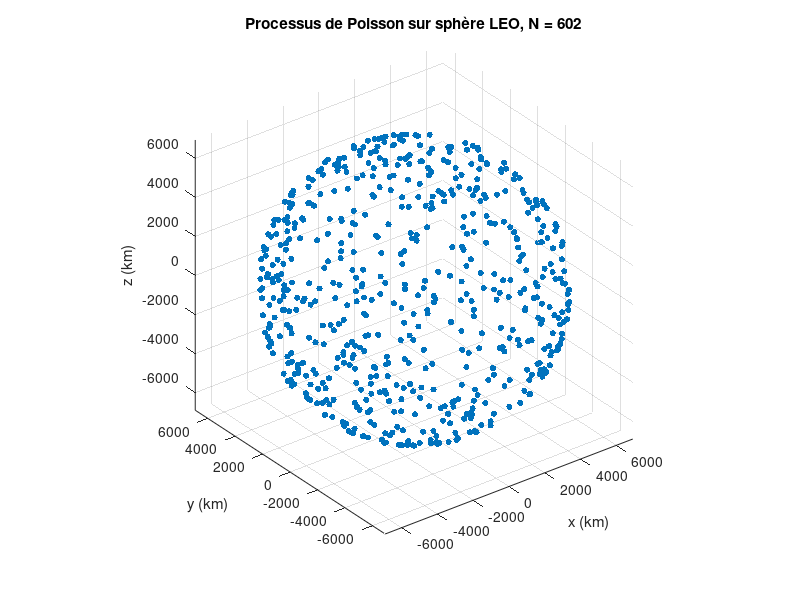

Write the MATLAB code that produced this figure.
clear; clc; close all;

% Paramètres
R_earth = 6371;     % km
h = 550;            % altitude LEO en km (exemple de Starlink)
R = R_earth + h;    % rayon orbital

lambda = 1e-6;      % intensité en satellites / km^2
surface_sphere = 4*pi*R^2;

% Nombre de satellites : processus de Poisson sur la sphère
N = poissrnd(lambda * surface_sphere);

% Tirage uniforme sur la sphère
u = rand(N,1);                  % uniforme sur [0,1]
phi = 2*pi*rand(N,1);            % longitude uniforme
theta = acos(1 - 2*u);           % colatitude corrigée

% Coordonnées cartésiennes
x = R * sin(theta) .* cos(phi);
y = R * sin(theta) .* sin(phi);
z = R * cos(theta);

% Affichage
figure;
scatter3(x, y, z, 20, 'filled');
axis equal;
grid on;
xlabel('x (km)');
ylabel('y (km)');
zlabel('z (km)');
title(sprintf('Processus de Poisson sur sphère LEO, N = %d', N));
